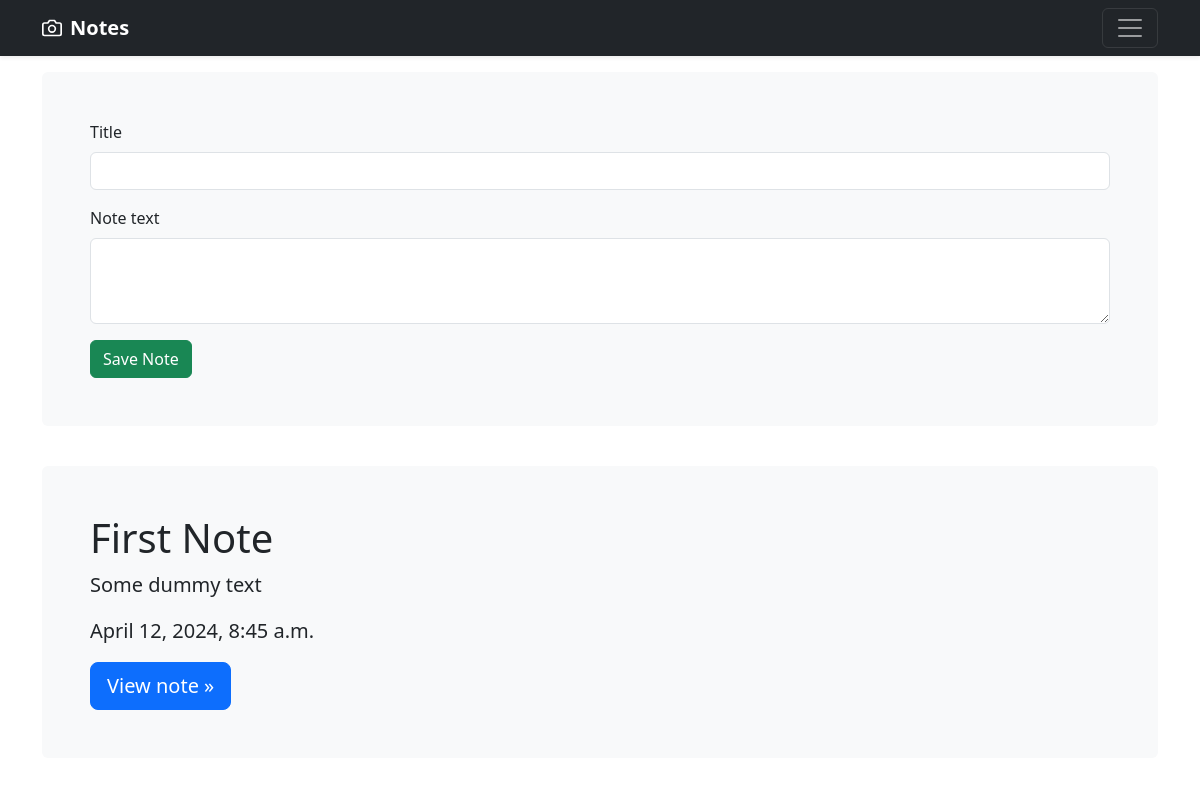
Before: / with the older database file.
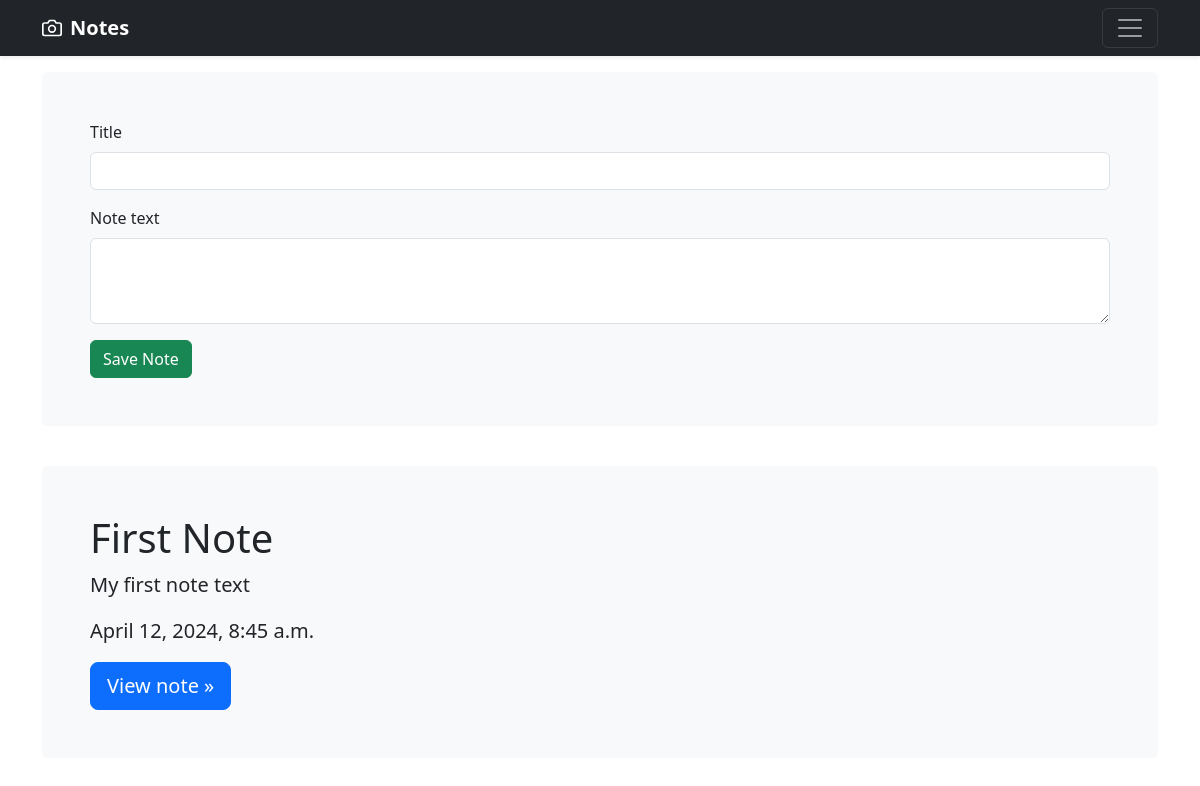
After: the same page with the newer database file.
### main/models.py (models this page shows, shortened)
class Note(models.Model):
    title = models.CharField(max_length=60)
    content = models.TextField()
    created = models.DateTimeField(auto_now_add=True)
    author = models.CharField(max_length=60)

### main/views.py (the view)
# urls.py: path("", index, name="notes"),
def index(request):
    if request.method == "POST":
        form = NoteForm(request.POST)
        if form.is_valid():
            form.save()
    notes = Note.objects.all().order_by("-id")
    return render(request, "notes.html", {"notes": notes})

### main/templates/notes.html (shortened to what this page needs)
{% extends 'base.html' %}
{% block content %}
<main class="container">
  <div class="bg-body-tertiary p-5 rounded mt-3">
    <form method="post">
      <div class="mb-3">
        <label for="title" class="form-label">Title</label>
        <input class="form-control" id="title" name="title">
      </div>
      <div class="mb-3">
        <label for="content" class="form-label">Note text</label>
        <textarea class="form-control" id="content" rows="3" name="content"></textarea>
      </div>
      <button type="submit" class="btn btn-success">Save Note</button>
    </form>
  </div>
  {% for note in notes %}
  <br>
  <div class="bg-body-tertiary p-5 rounded mt-3">
    <h1> {{ note.title }} </h1>
    <p class="lead"> {{ note.content }} </p>
    <p class="lead"> {{ note.created }} </p>
    <a class="btn btn-lg btn-primary" href="note\{{ note.pk }}" role="button">View note »</a>
  </div>
  {% endfor %}
</main>
{% endblock %}

Changed rows visible on the page:
changed Note "First Note": content "Some dummy text" → "My first note text"
